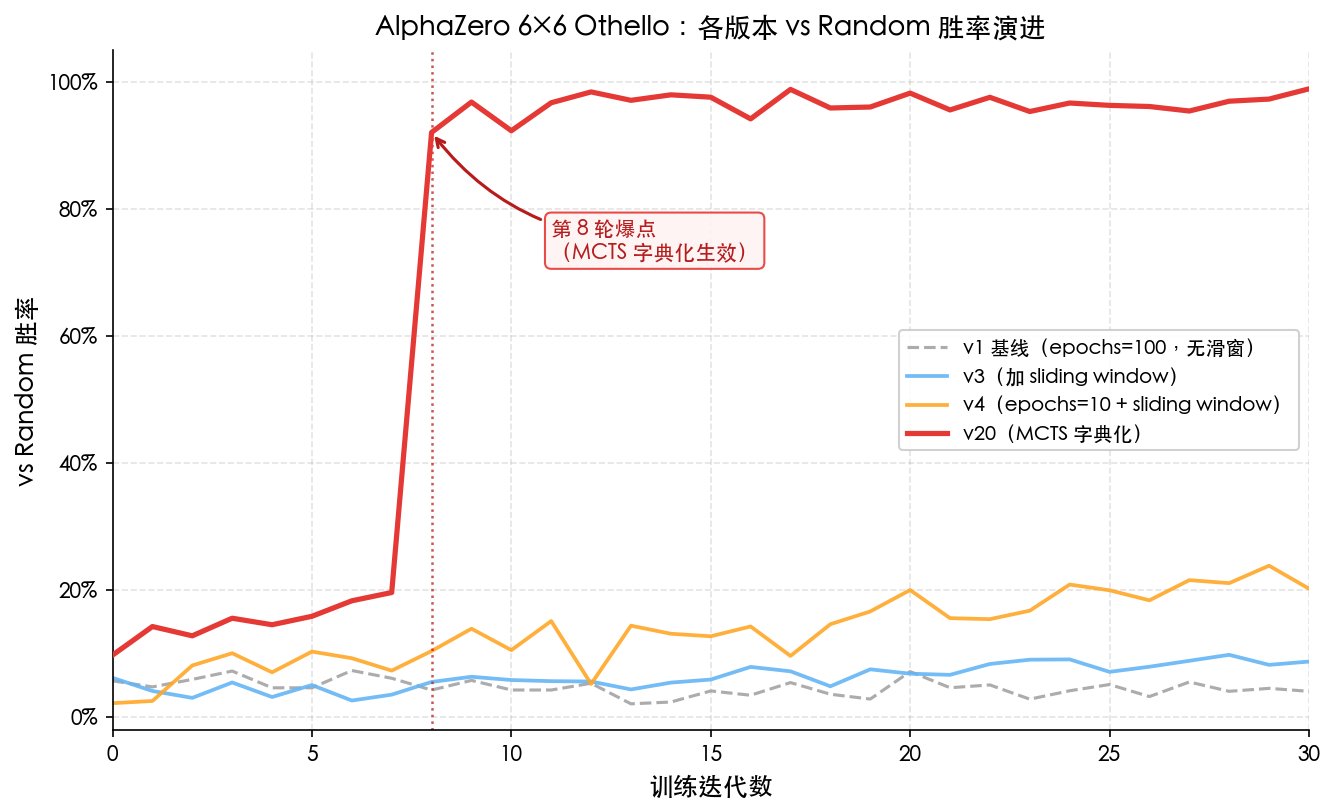

Here is the Python script that generated this plot:
"""生成图 1：四个版本的 vs random 胜率演进曲线。

v1/v3/v4/v20 的原始每轮曲线已不可考，这里按 memory 里记录的关键数值
手画示意，保留关键拐点。不追求真实曲线细节。
"""
import matplotlib.pyplot as plt
import numpy as np
from pathlib import Path

plt.rcParams['font.sans-serif'] = ['Heiti TC', 'PingFang SC', 'Arial Unicode MS']
plt.rcParams['axes.unicode_minus'] = False

OUT = Path(__file__).parent / "fig1_vs_random_evolution.png"

rng = np.random.RandomState(42)

iters = np.arange(0, 31)
n = len(iters)

# ── v1 基线：epochs=100，无 sliding window，始终贴地 ~~5% ────────────────
v1_base = 0.05 + rng.randn(n) * 0.015
v1_base = np.clip(v1_base, 0.01, 0.12)

# ── v3：加 sliding window，从 ~4% 慢爬到 ~9% ──────────────────────────
v3_trend = np.linspace(0.04, 0.09, n)
v3 = v3_trend + rng.randn(n) * 0.012
v3 = np.clip(v3, 0.01, 0.15)

# ── v4：epochs=10 + sliding window，从 ~5% 爬到 22%，有起伏 ─────────────
v4_trend = np.linspace(0.05, 0.22, n)
# 加一些随机震荡模拟起伏
noise4 = rng.randn(n) * 0.025
v4 = v4_trend + noise4
v4 = np.clip(v4, 0.02, 0.30)

# ── v20：MCTS 字典化，前 8 轮和 v4 差不多(10-20%)，第 8 轮起直冲 100% ──
# 构造：前 8 轮随机在 0.10~0.20 之间，第 8 轮往上跃升，之后维持高位
rng2 = np.random.RandomState(99)
v20 = np.zeros(n)
for i in range(n):
    if i < 8:
        # 前 8 轮：10%~20%，带小噪声，略微上升
        v20[i] = 0.10 + i * 0.012 + rng2.randn() * 0.015
    elif i == 8:
        # 第 8 轮：爆点，直接到 ~0.92
        v20[i] = 0.92
    else:
        # 之后维持高位，小幅波动
        v20[i] = 0.97 + rng2.randn() * 0.02
v20 = np.clip(v20, 0.0, 1.0)

# ── 绘图 ─────────────────────────────────────────────────────────────────
fig, ax = plt.subplots(figsize=(9, 5.5))

COLOR_V1  = '#9e9e9e'   # 灰色——基线
COLOR_V3  = '#64b5f6'   # 淡蓝
COLOR_V4  = '#ffa726'   # 橙色
COLOR_V20 = '#e53935'   # 红色——主角

ax.plot(iters, v1_base, color=COLOR_V1,  linewidth=1.5, linestyle='--',
        label='v1 基线（epochs=100，无滑窗）', alpha=0.85)
ax.plot(iters, v3,      color=COLOR_V3,  linewidth=1.8,
        label='v3（加 sliding window）', alpha=0.90)
ax.plot(iters, v4,      color=COLOR_V4,  linewidth=1.8,
        label='v4（epochs=10 + sliding window）', alpha=0.90)
ax.plot(iters, v20,     color=COLOR_V20, linewidth=2.5,
        label='v20（MCTS 字典化）', zorder=5)

# ── 第 8 轮爆点标注 ───────────────────────────────────────────────────────
ax.axvline(x=8, color='#b71c1c', linewidth=1.2, linestyle=':', alpha=0.75)

# 箭头 + 文字注解
ax.annotate(
    '第 8 轮爆点\n（MCTS 字典化生效）',
    xy=(8, v20[8]),
    xytext=(11, 0.72),
    fontsize=10,
    color='#b71c1c',
    fontweight='bold',
    arrowprops=dict(
        arrowstyle='->', color='#b71c1c', lw=1.5,
        connectionstyle='arc3,rad=-0.25'
    ),
    bbox=dict(boxstyle='round,pad=0.3', fc='#fff3f3', ec='#e53935', alpha=0.9),
)

# ── 轴标签、标题、图例 ────────────────────────────────────────────────────
ax.set_xlabel('训练迭代数', fontsize=12)
ax.set_ylabel('vs Random 胜率', fontsize=12)
ax.set_title('AlphaZero 6×6 Othello：各版本 vs Random 胜率演进', fontsize=13, fontweight='bold')

ax.set_xlim(0, 30)
ax.set_ylim(-0.02, 1.05)
ax.yaxis.set_major_formatter(plt.FuncFormatter(lambda y, _: f'{y:.0%}'))

ax.legend(loc='center right', fontsize=9.5, framealpha=0.9)
ax.grid(True, linestyle='--', alpha=0.35)
ax.spines['top'].set_visible(False)
ax.spines['right'].set_visible(False)

fig.tight_layout()
fig.savefig(OUT, dpi=150, bbox_inches='tight')
print(f"saved: {OUT}")
